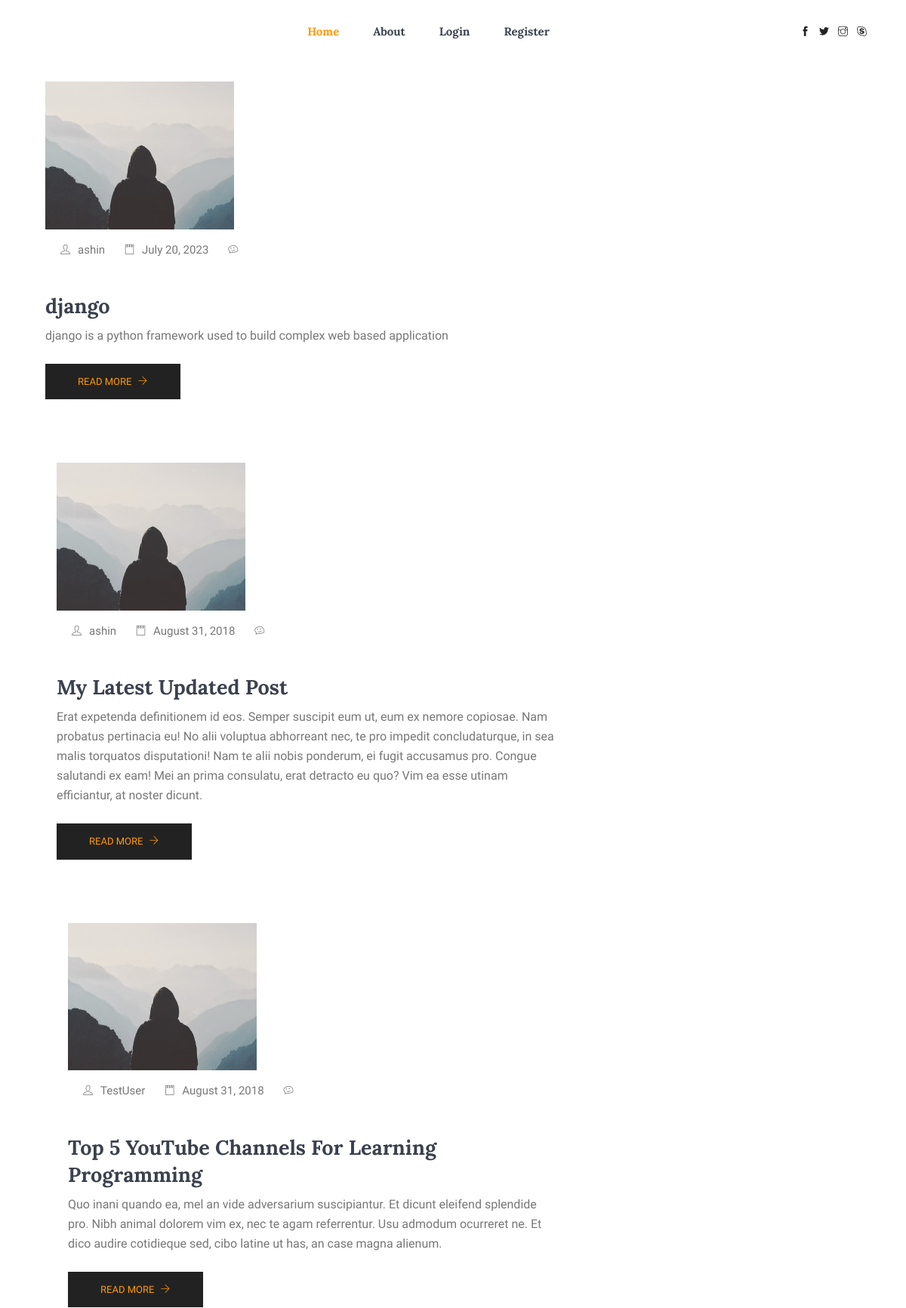
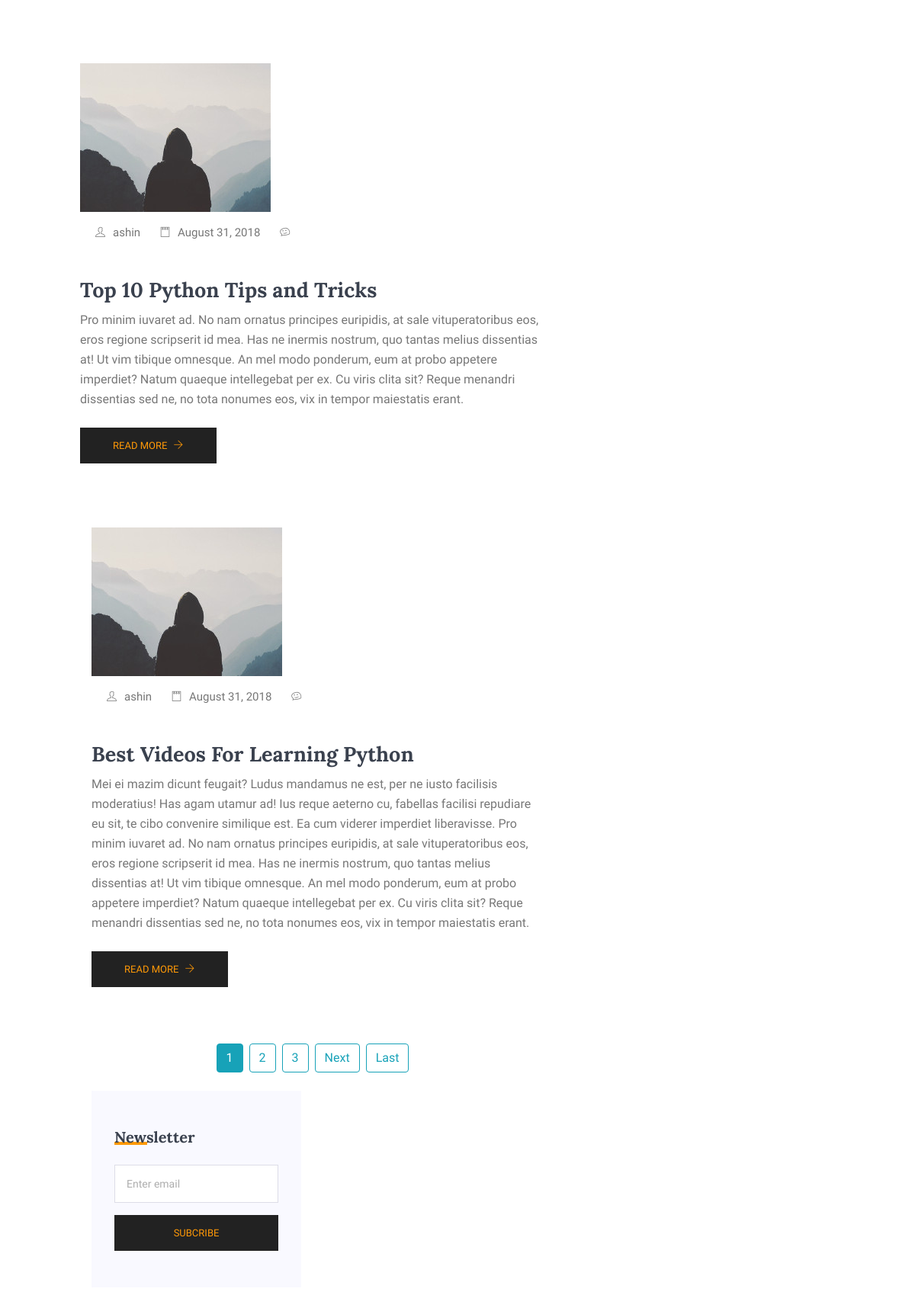
Before: / with the older database file (2 pictures, top to bottom).
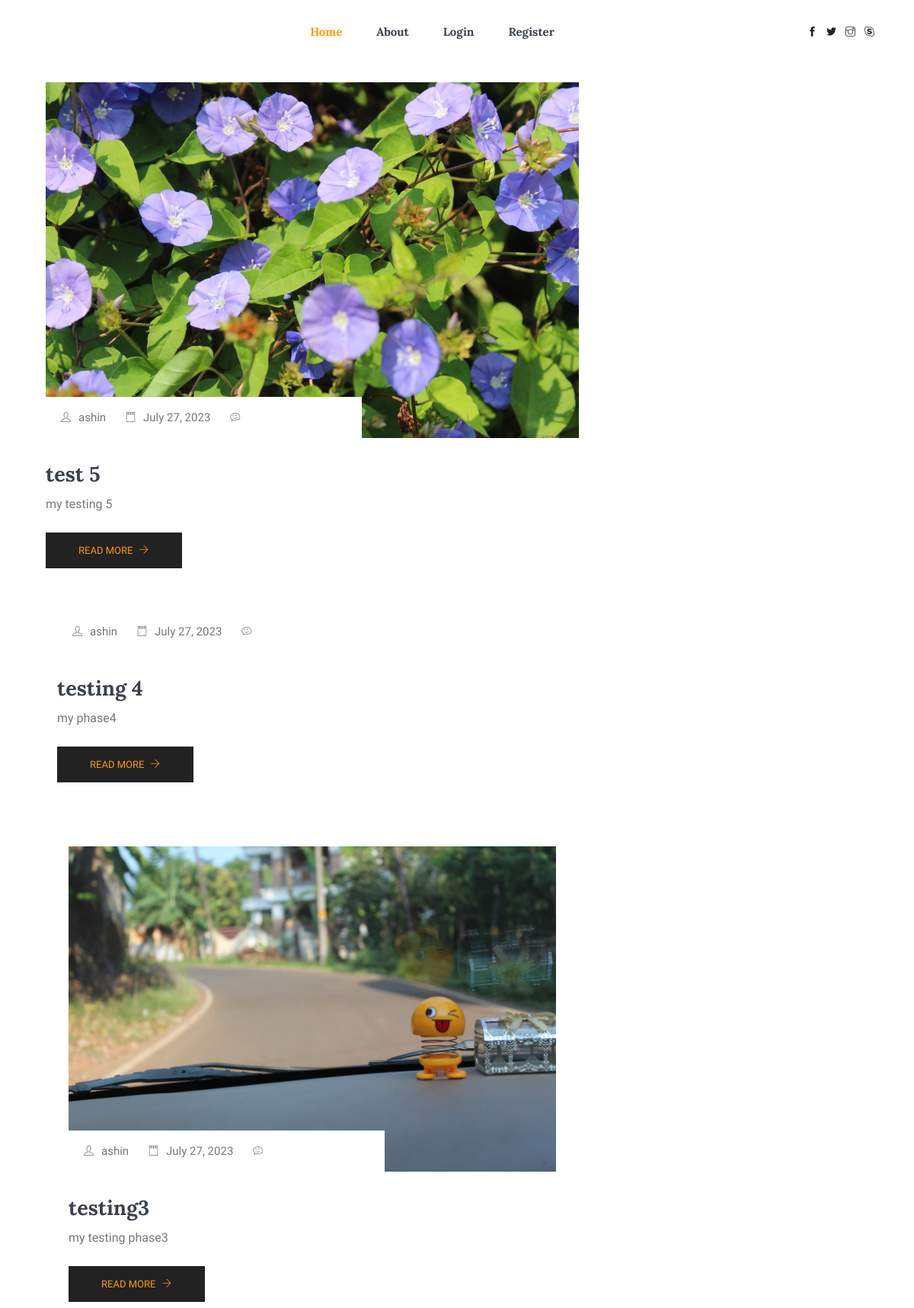
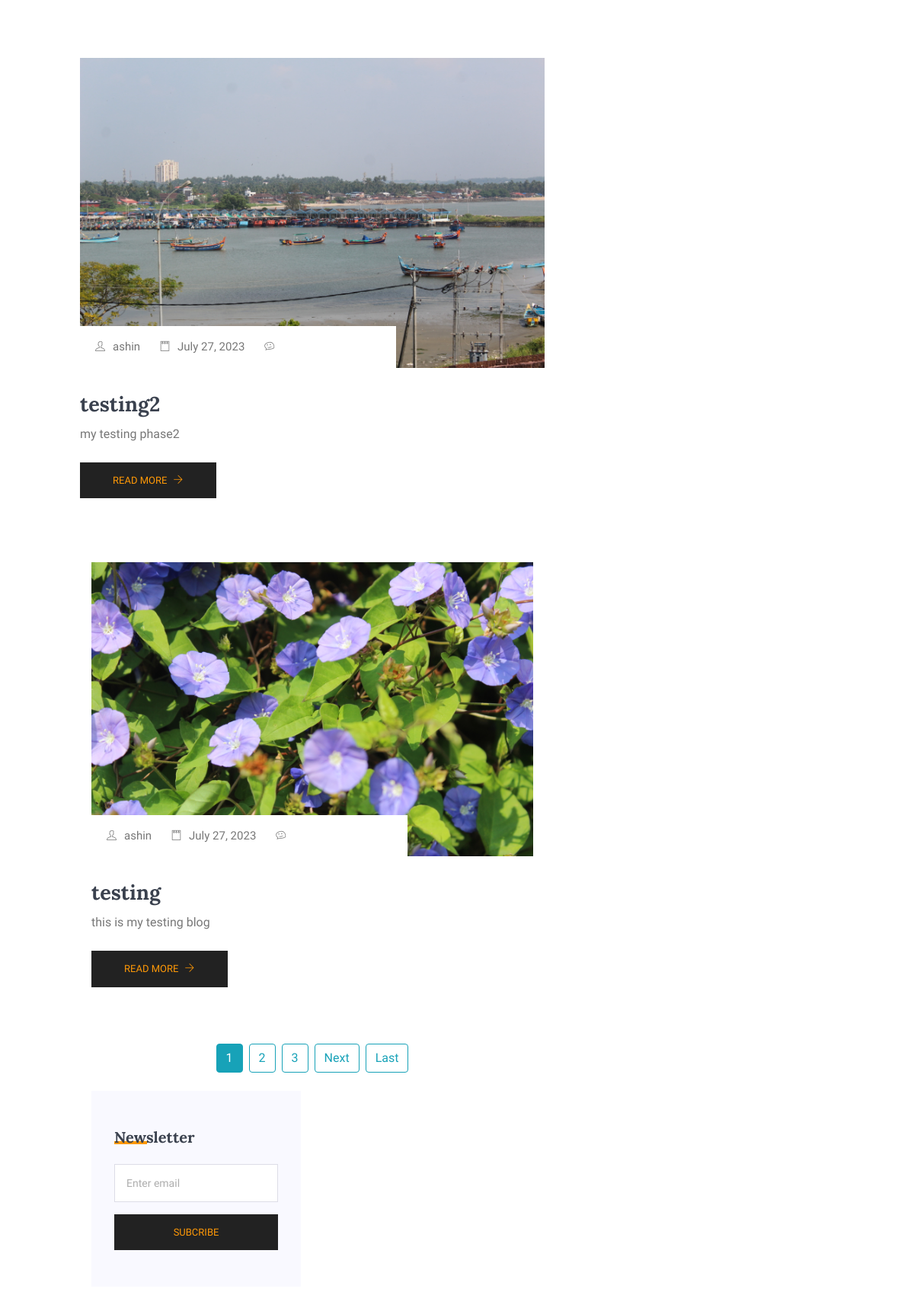
After: the same page with the newer database file (2 pictures, top to bottom).
### blog/models.py (models this page shows, shortened)
class Post(models.Model):
    title = models.CharField(max_length=100)
    content = models.TextField()
    date_posted = models.DateTimeField(default=timezone.now)
    author = models.ForeignKey(User, on_delete=models.CASCADE)
    likes=models.ManyToManyField(User,related_name='blog_post')
    image = models.ImageField(default='default.jpg', upload_to='Blog_pics')

### blog/views.py (the view)
# urls.py: path('', PostListView.as_view(), name='blog-home'),
class PostListView(ListView):
    model = Post
    template_name = 'blog/home.html'
    context_object_name = 'posts'
    ordering = ['-date_posted']
    paginate_by = 5

### blog/templates/blog/home.html (shortened to what this page needs)
{% extends "blog/base.html" %}
{% block content %}
{% for post in posts %}
<section class="blog-post-area section-margin mt-4">
  <div class="container ">
    <div class="row ">
      <div class="col-lg-12">
        <div class="single-recent-blog-post">
          <div class="thumb">
            <img class="img-fluid" src="{{ post.image.url }}" alt="">
            <ul class="thumb-info">
              <li><a href="{% url 'user-posts' post.author.username %}"><i class="ti-user"></i>{{ post.author }}</a></li>
              <li><a href="#"><i class="ti-notepad"></i>{{ post.date_posted|date:"F d, Y" }}</a></li>
              <li><a href="#"><i class="ti-themify-favicon"></i></a></li>
            </ul>
          </div>
          <div class="details mt-20">
            <a href="{% url 'post-detail' post.id %}">
              <h3> {{ post.title }}</h3>
            </a>
            <p>{{ post.content }}</p>
            <a class="button" href="{% url 'post-detail' post.id %}">Read More <i class="ti-arrow-right"></i></a>
          </div>
        </div>
      </div>
    </div>
        {% endfor %}
        {% if is_paginated %}
        <div class="row">
          <div class="col-lg-12">
              <nav class="blog-pagination justify-content-center d-flex">
                {% for num in page_obj.paginator.page_range %}
                  {% if page_obj.number == num %}
                    <a class="btn btn-info mb-4 m-1" href="?page={{ num }}">{{ num }}</a>
                  {% elif num > page_obj.number|add:'-3' and num < page_obj.number|add:'3' %}
                    <a class="btn btn-outline-info mb-4 m-1" href="?page={{ num }}">{{ num }}</a>
                  {% endif %}
                {% endfor %}
                {% if page_obj.has_next %}
                  <a class="btn btn-outline-info mb-4 m-1" href="?page={{ page_obj.next_page_number }}">Next</a>
                  <a class="btn btn-outline-info mb-4 m-1" href="?page={{ page_obj.paginator.num_pages }}">Last</a>
                {% endif %}
                            </nav>
          </div>
        </div>
      </div>
      {% endif %}
       <div class="col-lg-6 sidebar-widgets">
        <div class="widget-wrap">
          <div class="single-sidebar-widget newsletter-widget">
            <h4 class="single-sidebar-widget__title">Newsletter</h4>
            <div class="form-group mt-30">
              <div class="col-autos">
                <input type="text" class="form-control" id="inlineFormInputGroup" placeholder="Enter email" onfocus="this.placeholder = ''"
                  onblur="this.placeholder = 'Enter email'">
              </div>
            </div>
            <button class="bbtns d-block mt-20 w-100">Subcribe</button>
          </div>
        </div>
      </div>
{% endblock content %}

### blog/templates/blog/base.html (shortened to what this page needs)
{% load static %}
<!DOCTYPE html>
<html lang="en">
<head>
  <link rel="stylesheet" href="{% static 'blog/vendors/bootstrap/bootstrap.min.css' %}">
  <link rel="stylesheet" href="{% static 'blog/vendors/fontawesome/css/all.min.css' %}">
  <link rel="stylesheet" href="{% static 'blog/vendors/themify-icons/themify-icons.css' %}">
  <link rel="stylesheet" href="{% static 'blog/vendors/linericon/style.css' %}">
  <link rel="stylesheet" href="{% static 'blog/vendors/owl-carousel/owl.theme.default.min.css' %}">
  <link rel="stylesheet" href="{% static 'blog/vendors/owl-carousel/owl.carousel.min.css' %}">
  <link rel="stylesheet" href="{% static 'blog/style.css' %}">
</head>
<body>
  <header class="header_area">
    <div class="main_menu">
      <nav class="navbar navbar-expand-lg navbar-light">
        <div class="container box_1620">
          <div class="collapse navbar-collapse offset" id="navbarSupportedContent">
            <ul class="nav navbar-nav menu_nav justify-content-center">
              <li class="nav-item active"><a class="nav-link" href="{% url 'blog-home' %}">Home</a></li>
              <li class="nav-item"><a class="nav-link" href="{% url 'blog-about' %}">About</a></li>
              {% if user.is_authenticated %}
              <li class="nav-item"><a class="nav-link" href="{% url 'post-create' %}">New Post</a></li>
              <li class="nav-item"><a class="nav-link" href="{% url 'profile' %}">Profile</a></li>
              <li class="nav-item"><a class="nav-link" href="{% url 'logout' %}">Logout</a></li>
              {% else %}
              <li class="nav-item"><a class="nav-link" href="{% url 'login' %}">Login</a></li>
              <li class="nav-item"><a class="nav-link" href="{% url 'register' %}">Register</a></li>
              {% endif %}
            </ul>
            <ul class="nav navbar-nav navbar-right navbar-social">
              <li><a href="#"><i class="ti-facebook"></i></a></li>
              <li><a href="#"><i class="ti-twitter-alt"></i></a></li>
              <li><a href="#"><i class="ti-instagram"></i></a></li>
              <li><a href="#"><i class="ti-skype"></i></a></li>
            </ul>
          </div>
        </div>
      </nav>
    </header>
    <main role="main" class="container">
      <div class="row">
        <div class="col-md-8">
          {% block content %}{% endblock %}
        </div>
      </div>
    </main>
 </body>
</html>

### blog/static/blog/style.css (style rules this page uses)
body { color:#797979;font-family:"Source Sans Pro",sans-serif;font-weight:400;line-height:1.625 }
ul { list-style-type:none;margin:0;padding:0 }
button { cursor:pointer }
h1,h2,h3,h4,h5,h6 { font-family:"Lora",serif;color:#3a414e;line-height:1.333 }
h3,.h3 { font-size:18px;font-weight:700 }
a { display:inline-block }
.section-margin { margin:50px 0 }
@media (min-width: 1000px) { .section-margin { margin:100px 0 } }
.header_area { z-index:99;background:#fff;transition:background 0.4s, all 0.3s linear }
@media (min-width: 991px) { .header_area .navbar-social { min-width:95px;float:right } }
.header_area .navbar-social li { margin-right:12px }
.header_area .navbar-social li i,.header_area .navbar-social li span { font-size:13px;color:#222 }
.header_area .navbar-social li:last-child { margin-right:0 }
.header_area .menu_nav { width:100% }
.header_area .navbar { background:transparent;padding:0px;border:0px;border-radius:0px;width:100% }
.header_area .navbar .nav .nav-item { margin-right:45px }
.header_area .navbar .nav .nav-item .nav-link { font-family:"Lora",serif;color:#3a414e;font-size:15px;text-transform:capitalize;font-weight:700;padding:30px 0;display:inline-block }
.header_area .navbar .nav .nav-item .nav-link:after { display:none }
.header_area .navbar .nav .nav-item:hover .nav-link,.header_area .navbar .nav .nav-item.active .nav-link { color:#ff9907 }
.header_area .navbar .nav .nav-item:last-child { margin-right:0px }
.single-recent-blog-post { margin-bottom:60px }
.single-recent-blog-post .thumb { position:relative }
.single-recent-blog-post .thumb-info { position:absolute;bottom:0;left:0;background:#fff;width:100%;max-width:415px;padding-left:5px }
@media (min-width: 430px) { .single-recent-blog-post .thumb-info { padding-left:20px } }
.single-recent-blog-post .thumb-info li { display:inline-block;font-size:15px;color:#777777;margin-right:10px }
@media (min-width: 430px) { .single-recent-blog-post .thumb-info li { margin-right:22px } }
.single-recent-blog-post .thumb-info li:last-child { margin-right:0 }
.single-recent-blog-post .thumb-info li a { color:#777777;padding:4px 0;font-size:12px }
@media (min-width: 430px) { .single-recent-blog-post .thumb-info li a { padding:15px 0;font-size:15px } }
.single-recent-blog-post .thumb-info li i,.single-recent-blog-post .thumb-info li span { font-size:13px;margin-right:10px }
.single-recent-blog-post .details { padding-top:30px }
.single-recent-blog-post .details h3 { font-size:21px }
@media (min-width: 600px) { .single-recent-blog-post .details h3 { font-size:27px } }
.single-recent-blog-post .details p { color:#777777 }
.single-recent-blog-post .details .button { margin-top:8px }
.blog-pagination { padding-top:10px }
.widget-wrap .single-sidebar-widget { padding:48px 30px;background:#f9f9ff;margin-bottom:30px }
.widget-wrap .single-sidebar-widget:last-child { margin-bottom:0px }
.widget-wrap .single-sidebar-widget__title { font-size:20px;font-weight:700;position:relative;z-index:1;margin-bottom:22px }
.widget-wrap .single-sidebar-widget__title::after { content:"";display:block;width:20%;height:4px;background:#ff9907;position:absolute;bottom:4px;z-index:-1 }
.widget-wrap .newsletter-widget .col-autos { width:100% }
.widget-wrap .newsletter-widget .bbtns { border:0;background:#222;border:1px solid #222;color:#fff;font-size:13px;text-transform:uppercase;font-weight:500;padding:12px 20px;border-radius:0;cursor:pointer;color:#ff9907;-webkit-transition:all 0.3s ease 0s;-moz-transition:all 0.3s ease 0s;-o-transition:all 0.3s ease 0s;transition:all 0.3s ease 0s }
.widget-wrap .newsletter-widget .form-control { border-radius:0px;font-size:14px;color:#999999;padding:0px 15px;height:50px;border-color:rgba(112,111,135,0.2) }
.button { display:inline-block;border:1px solid #222;text-transform:uppercase;font-size:13px;font-weight:500;padding:10px 24px;background-color:#222;color:#ff9907;transition:all .4s ease }
.button i,.button span { margin-left:5px }
@media (min-width: 900px) { .button { padding:12px 42px } }

Changed rows visible on the page:
no longer on this page (row unchanged): Post: image (placeholder picture), author "ashin", date_posted "July 20, 2023", title "django", content "django is a python framework used to build complex web based application"
no longer on this page (row unchanged): Post: image (placeholder picture), author "ashin", date_posted "August 31, 2018", title "My Latest Updated Post", content "Erat expetenda definitionem id eos. Semper suscipit eum ut, eum ex nemore copiosae. Nam probatus pertinacia eu! No alii voluptua abhorreant nec, te pro impedit concludaturque, in sea malis torquatos disputationi! Nam te alii nobis ponderum, ei fugit accusamus pro. Congue salutandi ex eam! Mei an prima consulatu, erat detracto eu quo? Vim ea esse utinam efficiantur, at noster dicunt."
no longer on this page (row unchanged): Post: image (placeholder picture), author "TestUser", date_posted "August 31, 2018", title "Top 5 YouTube Channels For Learning Programming", content "Quo inani quando ea, mel an vide adversarium suscipiantur. Et dicunt eleifend splendide pro. Nibh animal dolorem vim ex, nec te agam referrentur. Usu admodum ocurreret ne. Et dico audire cotidieque sed, cibo latine ut has, an case magna alienum."
no longer on this page (row unchanged): Post: image (placeholder picture), author "ashin", date_posted "August 31, 2018", title "Top 10 Python Tips and Tricks", content "Pro minim iuvaret ad. No nam ornatus principes euripidis, at sale vituperatoribus eos, eros regione scripserit id mea. Has ne inermis nostrum, quo tantas melius dissentias at! Ut vim tibique omnesque. An mel modo ponderum, eum at probo appetere imperdiet? Natum quaeque intellegebat per ex. Cu viris clita sit? Reque menandri dissentias sed ne, no tota nonumes eos, vix in tempor maiestatis erant."
no longer on this page (row unchanged): Post: image (placeholder picture), author "ashin", date_posted "August 31, 2018", title "Best Videos For Learning Python", content "Mei ei mazim dicunt feugait? Ludus mandamus ne est, per ne iusto facilisis moderatius! Has agam utamur ad! Ius reque aeterno cu, fabellas facilisi repudiare eu sit, te cibo convenire similique est. Ea cum viderer imperdiet liberavisse. Pro minim iuvaret ad. No nam ornatus principes euripidis, at sale vituperatoribus eos, eros regione scripserit id mea. Has ne inermis nostrum, quo tantas melius dissentias at! Ut vim tibique omnesque. An mel modo ponderum, eum at probo appetere imperdiet? Natum quaeque intellegebat per ex. Cu viris clita sit? Reque menandri dissentias sed ne, no tota nonumes eos, vix in tempor maiestatis erant."
added Post: image (picture), author "ashin", date_posted "July 27, 2023", title "test 5", content "my testing 5"
added Post: author "ashin", date_posted "July 27, 2023", title "testing 4", content "my phase4"
added Post: image (picture), author "ashin", date_posted "July 27, 2023", title "testing3", content "my testing phase3"
added Post: image (picture), author "ashin", date_posted "July 27, 2023", title "testing2", content "my testing phase2"
added Post: image (picture), author "ashin", date_posted "July 27, 2023", title "testing", content "this is my testing blog"
